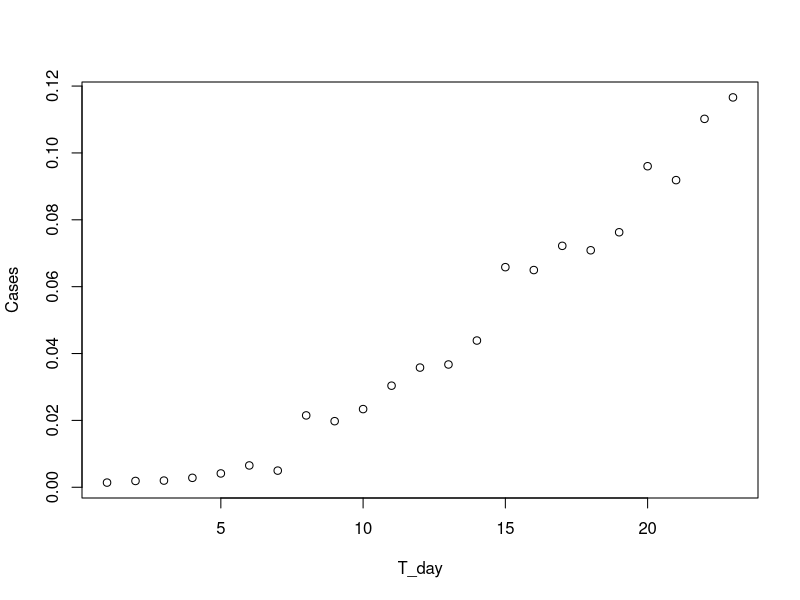
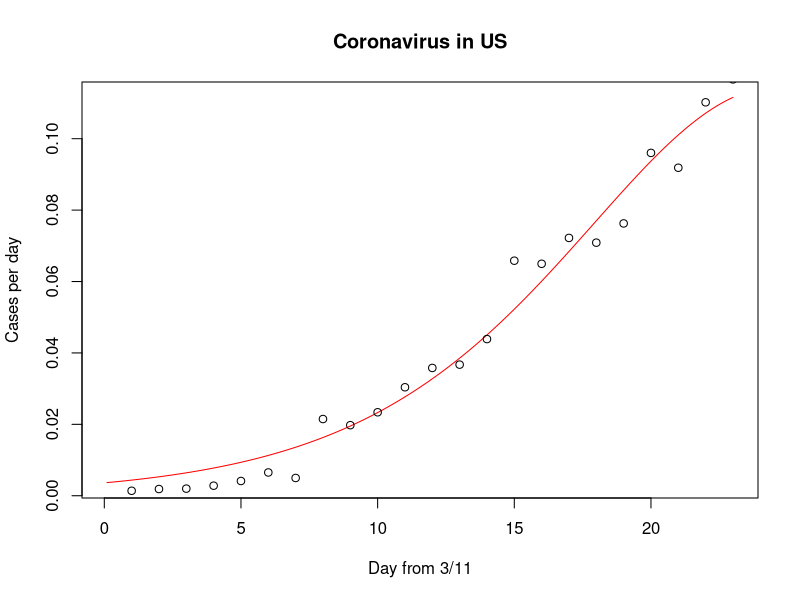
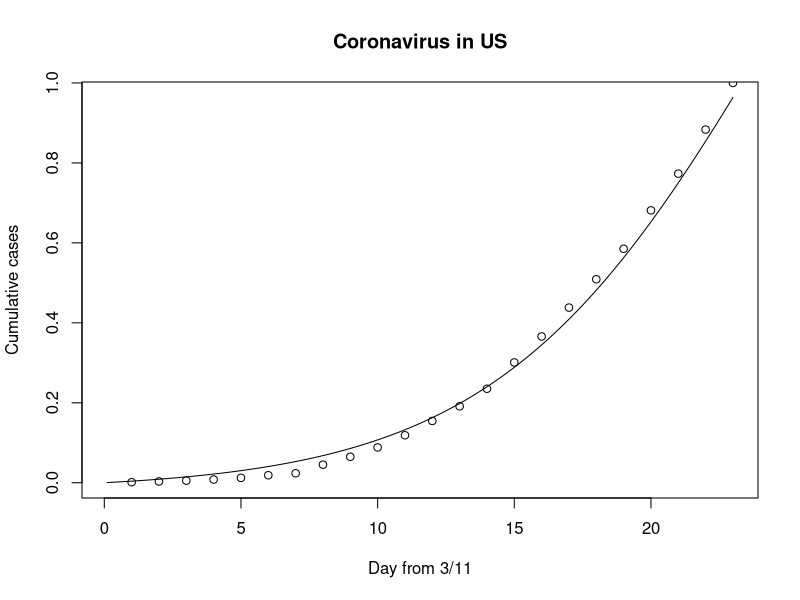
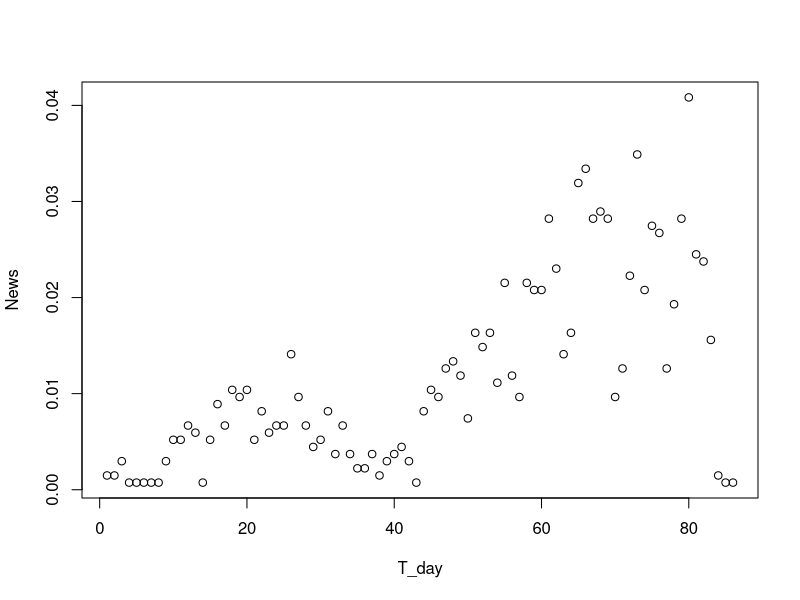
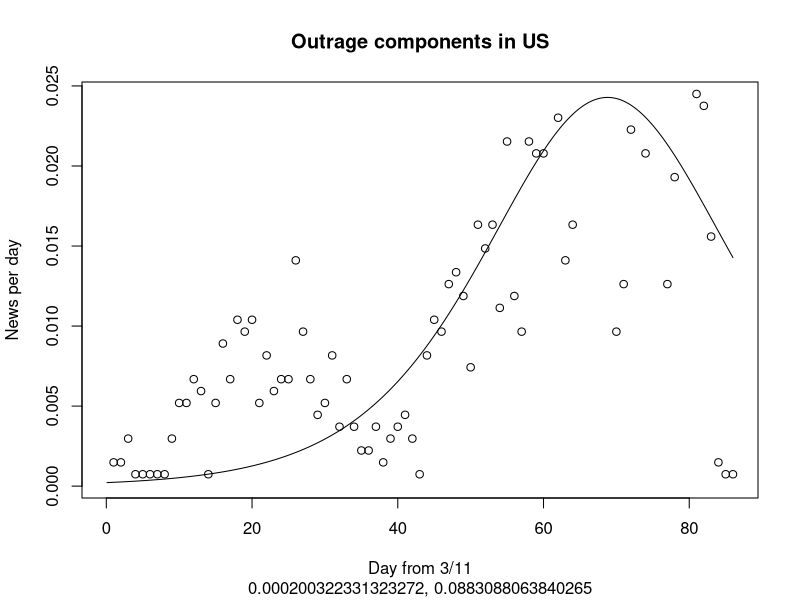
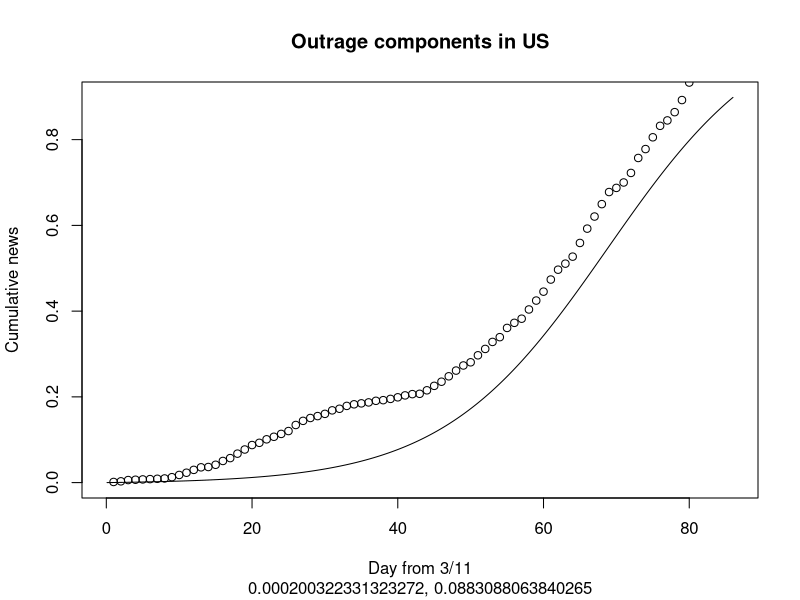

Generate these figures, in order, with R: (Note: this script raises an error after producing the figures.)
## ---- chunk 1
# starts from 3/12
Cases <- c(382, 516, 547, 773, 1133, 1789, 1365, 5894, 5421, 6413, 8334, 9819,
           10073, 12038, 18058, 17821, 19808, 19444, 20922, 26341, 25200, 30227,
           31987, 33267, 28219, 29595, 29556, 32829, 32385, 35098)

Cases <- c(382, 516, 547, 773, 1133, 1789, 1365, 5894, 5421, 6413, 8334, 9819,
           10073, 12038, 18058, 17821, 19808, 19444, 20922, 26341, 25200, 30227,
           31987)

Cases <- Cases / sum(Cases)
N = length(Cases)
T_day <- 1:N
plot(Cases~T_day)
Bass.nls <- nls(
  Cases ~ M * (((P + Q) ^ 2 / P) * exp(-(P + Q) * T_day)) / (1 + (Q / P) * exp(-(P + Q) * T_day)) ^ 2,
  start=list(M=806300, P=0.003, Q=0.38)
)

summary(Bass.nls)

Bcoef <- coef(Bass.nls)
m <- Bcoef[1]
p <- Bcoef[2]
q <- Bcoef[3]
# setting the starting value for M to the recorded total sales.

# simulation
Tdelt <- (1:(N * 10)) / 10
ngete <- exp(-(p + q) * Tdelt)
CBpdf <- m * ((p + q) ^ 2 / p) * ngete / (1 + (q / p) * ngete) ^ 2
# plot pdf
plot(Tdelt, CBpdf, xlab = "Day from 3/11", ylab = "Cases per day", type = "l", main = "Coronavirus in US", col="red")
points(T_day, Cases)


# simulation
CBcdf <- m * (1 - ngete)/(1 + (q / p) * ngete)
# plot cdf
plot(Tdelt, CBcdf, xlab = "Day from 3/11", ylab = "Cumulative cases", type = "l", main = "Coronavirus in US")
points(T_day, cumsum(Cases))


# 20243 news read
# 3071 news got kicked out
# 4729 news are related to coronavirus
# 1347 news may lead to outrage
# starts from 1/6
News <- c(2, 2, 4, 1, 1, 1, 1, 1, 4, 7, 7, 9, 8, 1, 7, 12, 9, 14, 13, 14, 7, 11, 8, 9, 9, 19, 13, 9, 6, 7, 11, 5, 9, 5, 3, 3, 5, 2, 4, 5, 6, 4, 1, 11, 14, 13, 17, 18, 16, 10, 22, 20, 22, 15, 29, 16, 13, 29, 28, 28, 38, 31, 19, 22, 43, 45, 38, 39, 38, 13, 17, 30, 47, 28, 37, 36, 17, 26, 38, 55, 33, 32, 21, 2, 1, 1)

News <- News / sum(News)
N = length(News)
T_day <- 1:N
plot(News ~ T_day)
Bass.nls <- nls(
  News ~ M * (((P + Q) ^ 2 / P) * exp(-(P + Q) * T_day)) / (1 + (Q / P) * exp(-(P + Q) * T_day)) ^ 2,
  #start=list(M=1, P=0.0003, Q=0.38)
  start=list(M=2000, P=0.0003, Q=0.38)
)
summary(Bass.nls)

Bcoef <- coef(Bass.nls)
m <- Bcoef[1]
p <- Bcoef[2]
q <- Bcoef[3]
# setting the starting value for M to the recorded total sales.

# simulation
Tdelt <- (1:(N * 10)) / 10
ngete <- exp(-(p + q) * Tdelt)
Bpdf <- m * ((p + q) ^ 2 / p) * ngete / (1 + (q / p) * ngete) ^ 2
# plot pdf
subtitle = paste(p, q, sep = ", ")
plot(Tdelt, Bpdf, xlab = "Day from 3/11", ylab = "News per day", type = "l", main = "Outrage components in US", sub = subtitle)
points(T_day, News)


# simulation
Bcdf <- m * (1 - ngete)/(1 + (q / p) * ngete)
# plot cdf
plot(Tdelt, Bcdf, xlab = "Day from 3/11", ylab = "Cumulative news", type = "l", main = "Outrage components in US", sub = subtitle)
points(T_day, cumsum(News))



plot(Tdelt, CBpdf, xlab = "Day from 3/11", ylab = "News and cases per day", type = "l", main = "C + B in US")
lines(Tdelt, Bpdf, col='green')
# ---------------------------------------------US---------------------------------------------
## ---- chunk 2
Cases <- c(459, 590, 342, 342, 1, 407, 409, 682, 74, 1298, 1053, 674,
           985, 1438, 1476, 2172, 2933, 2567, 2468, 2673, 3028, 4384,
           4308, 4516, 3788, 5959, 3843, 3670, 5525, 4398, 8733)
#Cases <- Cases / sum(Cases)
N = length(Cases)
T_day <- 1:N
Bass.nls <- nls(
  Cases ~ M * (((P + Q) ^ 2 / P) * exp(-(P + Q) * T_day)) / (1 + (Q / P) * exp(-(P + Q) * T_day)) ^ 2,
  start=list(M=80000, P=0.003, Q=0.038)
)
summary(Bass.nls)

Bcoef <- coef(Bass.nls)
m <- Bcoef[1]
p <- Bcoef[2]
q <- Bcoef[3]
# setting the starting value for M to the recorded total sales.

# simulation
Tdelt <- (1:(N * 10)) / 10
ngete <- exp(-(p + q) * Tdelt)
Bpdf <- m * ((p + q) ^ 2 / p) * ngete / (1 + (q / p) * ngete) ^ 2
# plot pdf
plot(Tdelt, Bpdf, xlab = "Day from 3/10", ylab = "Cases per day", type = "l", main = "Coronavirus in UK")
points(T_day, Cases)


# simulation
Bcdf <- m * (1 - ngete)/(1 + (q / p) * ngete)
# plot cdf
plot(Tdelt, Bcdf, xlab = "Day from 3/10", ylab = "Cumulative cases", type = "l", main = "Coronavirus in UK")
points(T_day, cumsum(Cases))


# 25465 news read
# 5964 news got kicked out
# 9268 news are related to coronavirus
# 2619 news may lead to outrage
# starts from 1/3
News <- c(2, 2, 2, 1, 1, 2, 5, 4, 16, 15, 8, 13, 8, 21, 18, 16, 19, 10, 7, 12, 14, 9, 8, 16, 9, 5, 12, 17, 14, 19, 18, 6, 2, 5, 5, 8, 5, 11, 5, 8, 35, 28, 36, 29, 41, 35, 27, 54, 54, 62, 47, 63, 29, 35, 79, 63, 62, 68, 63, 58, 40, 77, 63, 64, 59, 48, 42, 48, 61, 75, 77, 84, 88, 55, 59, 66, 86, 79, 92, 10)

# from 1/23 + 10
News <- c(18, 6, 2, 5, 5, 8, 5, 11, 5, 8, 35, 28, 36, 29, 41, 35, 27, 54, 54, 62, 47, 63, 29, 35, 79, 63, 62, 68, 63, 58, 40, 77, 63, 64, 59, 48, 42, 48, 61, 75, 77, 84, 88, 55, 59, 66, 86, 79, 92, 10)

# 3/11 ~ 4/3
#News <- c(62, 68, 63, 58, 40, 77, 63, 64, 59, 48, 42, 48, 61, 75, 77, 84, 88, 55, 59, 66, 86, 79, 92, 10)

News <- News / sum(News)
N = length(News)
T_day <- 1:N
Bass.nls <- nls(
  News ~ M * (((P + Q) ^ 2 / P) * exp(-(P + Q) * T_day)) / (1 + (Q / P) * exp(-(P + Q) * T_day)) ^ 2,
  start=list(M=6300, P=0.004, Q=0.08)
)
summary(Bass.nls)

Bcoef <- coef(Bass.nls)
m <- Bcoef[1]
p <- Bcoef[2]
q <- Bcoef[3]
# setting the starting value for M to the recorded total sales.

# simulation
Tdelt <- (1:(N * 10)) / 10
ngete <- exp(-(p + q) * Tdelt)
Bpdf <- m * ((p + q) ^ 2 / p) * ngete / (1 + (q / p) * ngete) ^ 2
# plot pdf
subtitle = paste(p, q, sep = ", ")
plot(Tdelt, Bpdf, xlab = "Day from 3/10", ylab = "News per day", type = "l", main = "Outrage components in UK", sub = subtitle)
points(T_day, News)


# simulation
Bcdf <- m * (1 - ngete)/(1 + (q / p) * ngete)
# plot cdf
plot(Tdelt, Bcdf, xlab = "Day from 3/10", ylab = "Cumulative news", type = "l", main = "Outrage components in UK", sub = subtitle)
points(T_day, cumsum(News))

# ---------------------------------------------UK---------------------------------------------
## ---- chunk 3
Cases <- c(165, 63, 179, 143, 143, 335, 192, 618, 702, 461, 791, 640,
           894, 704, 1118, 1129, 1033, 1724, 1153, 541, 2778, 807,
           1309, 1269, 1513, 1405)
N = length(Cases)
T_day <- 1:N
Bass.nls <- nls(
  Cases ~ M * (((P + Q) ^ 2 / P) * exp(-(P + Q) * T_day)) / (1 + (Q / P) * exp(-(P + Q) * T_day)) ^ 2,
  start=list(M=86300, P=0.003, Q=0.38)
)
summary(Bass.nls)

Bcoef <- coef(Bass.nls)
m <- Bcoef[1]
p <- Bcoef[2]
q <- Bcoef[3]
# setting the starting value for M to the recorded total sales.

# simulation
Tdelt <- (1:(N * 10)) / 10
ngete <- exp(-(p + q) * Tdelt)
Bpdf <- m * ((p + q) ^ 2 / p) * ngete / (1 + (q / p) * ngete) ^ 2
# plot pdf
plot(Tdelt, Bpdf, xlab = "Day from 3/15", ylab = "Cases per day", type = "l", main = "Coronavirus in CA")
points(T_day, Cases)


# simulation
Bcdf <- m * (1 - ngete)/(1 + (q / p) * ngete)
# plot cdf
plot(Tdelt, Bcdf, xlab = "Day from 3/15", ylab = "Cumulative cases", type = "l", main = "Coronavirus in CA")
points(T_day, cumsum(Cases))


# 19619 news read
# 2633 news got kicked out
# 7229 news are related to coronavirus
# 1965 news may lead to outrage
# starts from 1/9
News <- c(1, 1, 2, 28, 24, 30, 28, 37, 18, 18, 29, 21, 25, 26, 21, 18, 16, 7, 34, 11, 26, 15, 10, 10, 19, 17, 12, 22, 13, 9, 12, 10, 15, 9, 3, 8, 7, 27, 24, 17, 18, 37, 14, 21, 25, 33, 26, 50, 28, 30, 14, 29, 25, 30, 30, 26, 20, 21, 49, 33, 38, 56, 47, 15, 24, 49, 49, 43, 30, 34, 18, 22, 51, 40, 30, 36, 24, 12, 15, 18, 21, 27, 3, 15, 9)

#
News <- c(49, 33, 38, 56, 47, 15, 24, 49, 49, 43, 30, 34, 18, 22, 51, 40, 30, 36, 24, 12, 15, 18, 21, 27, 3, 15, 9)
N = length(News)
T_day <- 1:N
plot(News ~ T_day)
Bass.nls <- nls(
  News ~ M * (((P + Q) ^ 2 / P) * exp(-(P + Q) * T_day)) / (1 + (Q / P) * exp(-(P + Q) * T_day)) ^ 2,
  start=list(M=100, P=0.003, Q=-0.0038)
)
summary(Bass.nls)

Bcoef <- coef(Bass.nls)
m <- Bcoef[1]
p <- Bcoef[2]
q <- Bcoef[3]
# setting the starting value for M to the recorded total sales.

# simulation
Tdelt <- (1:(N * 10)) / 10
ngete <- exp(-(p + q) * Tdelt)
Bpdf <- m * ((p + q) ^ 2 / p) * ngete / (1 + (q / p) * ngete) ^ 2
# plot pdf
subtitle = paste(p, q, sep = ", ")
plot(Tdelt, Bpdf, xlab = "Day from 3/15", ylab = "News per day", type = "l", main = "Outrage components in CA", sub = subtitle)
points(T_day, News)


# simulation
Bcdf <- m * (1 - ngete)/(1 + (q / p) * ngete)
# plot cdf
plot(Tdelt, Bcdf, xlab = "Day from 3/15", ylab = "Cumulative news", type = "l", main = "Outrage components in CA", sub = subtitle)
points(T_day, cumsum(News))

# ---------------------------------------------CA---------------------------------------------
## ---- chunk 4
# 3/16
Cases <- c(80, 75, 116, 113, 110, 280, 419, 192, 362, 320, 446, 333, 497,
           344, 377, 198, 303, 254, 214, 220, 137, 110, 98, 115, 98, 107)
Cases <- Cases / sum(Cases)
N = length(Cases)
T_day <- 1:N
Bass.nls <- nls(
  Cases ~ M * (((P + Q) ^ 2 / P) * exp(-(P + Q) * T_day)) / (1 + (Q / P) * exp(-(P + Q) * T_day)) ^ 2,
  start=list(M=10300, P=0.003, Q=0.38)
)
summary(Bass.nls)

Bcoef <- coef(Bass.nls)
m <- Bcoef[1]
p <- Bcoef[2]
q <- Bcoef[3]
# setting the starting value for M to the recorded total sales.

# simulation
Tdelt <- (1:(N * 10)) / 10
ngete <- exp(-(p + q) * Tdelt)
CBpdf <- m * ((p + q) ^ 2 / p) * ngete / (1 + (q / p) * ngete) ^ 2
# plot pdf
plot(Tdelt, CBpdf, xlab = "Day from 3/15", ylab = "Cases per day", type = "l", main = "Coronavirus in AU")
points(T_day, Cases)


# simulation
CBcdf <- m * (1 - ngete)/(1 + (q / p) * ngete)
# plot cdf
plot(Tdelt, CBcdf, xlab = "Day from 3/15", ylab = "Cumulative cases", type = "l", main = "Coronavirus in AU")
points(T_day, cumsum(Cases))


# 29790 news read
# 494 news got kicked out
# 7654 news are related to coronavirus
# 1892 news may lead to outrage
# starts from 1/20
News <- c(1, 5, 3, 5, 5, 4, 8, 10, 11, 6, 13, 13, 12, 7, 13, 14, 16, 13, 12, 4, 5, 10, 21, 17, 16, 8, 8, 7, 7, 5, 8, 9, 3, 6, 11, 15, 17, 34, 23, 16, 12, 19, 39, 39, 37, 42, 39, 15, 23, 36, 46, 46, 39, 51, 24, 33, 45, 65, 62, 55, 44, 29, 24, 60, 65, 61, 64, 42, 40, 32, 42, 33, 40, 30, 31, 19, 3, 15, 11, 9, 5, 5)

# 3/16 ~ 4/10
News <- c(45, 65, 62, 55, 44, 29, 24, 60, 65, 61, 64, 42, 40, 32, 42, 33, 40, 30, 31, 19, 3, 15, 11, 9, 5, 5)
News <- News / sum(News)
N = length(News)
T_day <- 1:N
Bass.nls <- nls(
  News ~ M * (((P + Q) ^ 2 / P) * exp(-(P + Q) * T_day)) / (1 + (Q / P) * exp(-(P + Q) * T_day)) ^ 2,
  start=list(M=10300, P=0.003, Q=0.38)
)
summary(Bass.nls)

Bcoef <- coef(Bass.nls)
m <- Bcoef[1]
p <- Bcoef[2]
q <- Bcoef[3]
# setting the starting value for M to the recorded total sales.

# simulation
Tdelt <- (1:(N * 10)) / 10
ngete <- exp(-(p + q) * Tdelt)
Bpdf <- m * ((p + q) ^ 2 / p) * ngete / (1 + (q / p) * ngete) ^ 2
# plot pdf
subtitle = paste(p, q, sep = ", ")
plot(Tdelt, Bpdf, xlab = "Day from 3/15", ylab = "News per day", type = "l", main = "Outrage components in AU", sub = subtitle)
points(T_day, News)


# simulation
Bcdf <- m * (1 - ngete)/(1 + (q / p) * ngete)
# plot cdf
plot(Tdelt, Bcdf, xlab = "Day from 3/15", ylab = "Cumulative news", type = "l", main = "Outrage components in AU", sub = subtitle)
points(T_day, cumsum(News))



plot(Tdelt, CBpdf, xlab = "Day from 3/15", ylab = "News and cases per day", type = "l", main = "C + B in AU")
lines(Tdelt, Bpdf, col='green')
# ---------------------------------------------AU---------------------------------------------
## ---- chunk 5
# starts from 3/10
Cases <- c(2, 1, 1, 1, 3, 6, 8, 10, 23, 8, 27, 18, 16, 26,
           20, 20, 17, 15, 16, 15, 8, 16, 7, 10, 9, 7, 8, 10, 3, 3, 1, 2)

Cases <- c(2, 1, 1, 1, 3, 6, 8, 10, 23, 8, 27, 18, 16, 26,
           20, 20, 17, 15, 16, 15, 8, 16, 7, 10, 9)
Cases <- Cases / sum(Cases)
N = length(Cases)
T_day <- 1:N
Bass.nls <- nls(
  Cases ~ M * (((P + Q) ^ 2 / P) * exp(-(P + Q) * T_day)) / (1 + (Q / P) * exp(-(P + Q) * T_day)) ^ 2,
  start=list(M=1000, P=0.003, Q=0.38)
)
summary(Bass.nls)

Bcoef <- coef(Bass.nls)
m <- Bcoef[1]
p <- Bcoef[2]
q <- Bcoef[3]
# setting the starting value for M to the recorded total sales.

# simulation
Tdelt <- (1:(N * 10)) / 10
ngete <- exp(-(p + q) * Tdelt)
CBpdf <- m * ((p + q) ^ 2 / p) * ngete / (1 + (q / p) * ngete) ^ 2
# plot pdf
plot(Tdelt, CBpdf, xlab = "Day from 3/09", ylab = "Cases per day", type = "l", main = "Coronavirus in TW")
points(T_day, Cases)


# simulation
CBcdf <- m * (1 - ngete)/(1 + (q / p) * ngete)
# plot cdf
plot(Tdelt, CBcdf, xlab = "Day from 3/09", ylab = "Cumulative cases", type = "l", main = "Coronavirus in TW")
points(T_day, cumsum(Cases))


# 41841 news read
# 281 news got kicked out
# 26143 news are related to coronavirus
# 7541 news may lead to outrage
# starts from 1/1
News <- c(5, 5, 1, 6, 6, 17, 41, 19, 36, 16, 10, 6, 1, 26, 23, 55, 51, 109, 192, 281, 138, 107, 135, 169, 130, 64, 112, 186, 151, 61, 45, 31, 61, 49, 49, 36, 43, 30, 53, 51, 30, 135, 159, 151, 98, 159, 139, 103, 101, 114, 99, 94, 94, 96, 97, 95, 105, 96, 129, 103, 110, 155, 207, 130, 93, 34, 58, 84, 108, 109, 62, 76, 68, 84, 95, 75, 87, 88, 78, 82, 82, 61, 91, 117, 63, 69, 63, 129, 107, 20, 15, 8, 10, 2, 6, 7, 3, 1)

# 3/15 ~ 4/10
News <- c(84, 95, 75, 87, 88, 78, 82, 82, 61, 91, 117, 63, 69, 63, 129, 107, 20, 15, 8, 10, 2, 6, 7, 3, 1)

# 3/10 ~
News <- c(96, 98, 59, 71, 66, 82, 85, 70, 74, 77, 69, 81, 79, 53, 79, 105, 60, 59, 61, 124, 91, 12, 4, 5, 5)
News <- News / sum(News)
N = length(News)
N
T_day <- 1:N
Bass.nls <- nls(
  News ~ M * (((P + Q) ^ 2 / P) * exp(-(P + Q) * T_day)) / (1 + (Q / P) * exp(-(P + Q) * T_day)) ^ 2,
  start=list(M=1000, P=0.003, Q=0.38)
)
summary(Bass.nls)

Bcoef <- coef(Bass.nls)
m <- Bcoef[1]
p <- Bcoef[2]
q <- Bcoef[3]
# setting the starting value for M to the recorded total sales.

# simulation
Tdelt <- (1:(N * 10)) / 10
ngete <- exp(-(p + q) * Tdelt)
Bpdf <- m * ((p + q) ^ 2 / p) * ngete / (1 + (q / p) * ngete) ^ 2
# plot pdf
subtitle = paste(p, q, sep = ", ")
plot(Tdelt, Bpdf, xlab = "Day from 3/9", ylab = "News per day", type = "l", main = "Outrage components in TW", sub = subtitle)
points(T_day, News)

# simulation
Bcdf <- m * (1 - ngete)/(1 + (q / p) * ngete)
# plot cdf
plot(Tdelt, Bcdf, xlab = "Day from 3/9", ylab = "Cumulative news", type = "l", main = "Outrage components in TW", sub = subtitle)
points(T_day, cumsum(News))



plot(Tdelt, CBpdf, xlab = "Day from 3/9", ylab = "News and cases per day", type = "l", main = "C + B in TW")
lines(Tdelt, Bpdf, col='green')
# ---------------------------------------------TW---------------------------------------------
## ---- chunk 6
Cases <- c(95, 277, 486, 669, 802, 2632, 578, 2054, 1661, 2089, 4739, 3086,
           3991, 3733, 3147, 3523, 2704, 3015, 2525, 2032, 373, 15136, 6463,
           2055, 2100, 1921, 1777, 408, 458, 473, 1451, 21, 219, 513, 412, 434,
           328, 428, 576, 204, 125, 125, 151, 153, 80, 53, 37, 103, 164, 11,
           13, 32, 26, 30, 25, 44, 54, 94, 55, 92, 99, 95, 70, 121, 115, 102,
           123, 76, 81, 82, 71, 79, 32, 59, 63, 53, 91, 74, 58)

Cases <- c(95, 277, 486, 669, 802, 2632, 578, 2054, 1661, 2089, 4739, 3086,
           3991, 3733, 3147, 3523, 2704, 3015, 2525, 2032, 373, 15136, 6463,
           2055, 2100, 1921, 1777, 408, 458, 473, 1451, 21, 219, 513, 412, 434,
           328, 428, 576, 204, 125, 125, 151, 153, 80, 53, 37, 103)

Cases <- Cases / sum(Cases)

N = length(Cases)
T_day <- 1:N
Bass.nls <- nls(
  Cases ~ M * (((P + Q) ^ 2 / P) * exp(-(P + Q) * T_day)) / (1 + (Q / P) * exp(-(P + Q) * T_day)) ^ 2,
  start=list(M=86300, P=0.003, Q=0.38)
)
summary(Bass.nls)

Bcoef <- coef(Bass.nls)
m <- Bcoef[1]
p <- Bcoef[2]
q <- Bcoef[3]
# setting the starting value for M to the recorded total sales.

# simulation
Tdelt <- (1:(N * 10)) / 10
ngete <- exp(-(p + q) * Tdelt)
CBpdf <- m * ((p + q) ^ 2 / p) * ngete / (1 + (q / p) * ngete) ^ 2
# plot pdf
plot(Tdelt, CBpdf, xlab = "Day from 1/22", ylab = "Cases per day", type = "l", main = "Coronavirus in CN")
points(T_day, Cases)


# simulation
CBcdf <- m * (1 - ngete)/(1 + (q / p) * ngete)
# plot cdf
plot(Tdelt, CBcdf, xlab = "Day from 1/22", ylab = "Cumulative cases", type = "l", main = "Coronavirus in CN")
points(T_day, cumsum(Cases))


# row_count 48437
# 21079 news are related to coronavirus
# 6166 news may lead to outrage
# starts from 1/5
News <- c(4, 6, 1, 1, 15, 1, 19, 2, 4, 2, 4, 3, 10, 8, 16, 62, 74, 103, 108, 80, 94, 107, 94, 149, 134, 132, 131, 114, 140, 162, 155, 155, 152, 125, 147, 148, 148, 143, 128, 163, 146, 121, 118, 132, 115, 112, 123, 180, 119, 104, 86, 134, 124, 125, 119, 93, 146, 116, 101, 115, 132, 117, 80, 84, 80)
News <- c(103, 108, 80, 94, 107, 94, 149, 134, 132, 131, 114, 140, 162, 155, 155, 152, 125, 147, 148, 148, 143, 128, 163, 146, 121, 118, 132, 115, 112, 123, 180, 119, 104, 86, 134, 124, 125, 119, 93, 146, 116, 101, 115, 132, 117, 80, 84, 80)
News <- News / sum(News)
N = length(News)
T_day <- 1:N
Bass.nls <- nls(
  News ~ M * (((P + Q) ^ 2 / P) * exp(-(P + Q) * T_day)) / (1 + (Q / P) * exp(-(P + Q) * T_day)) ^ 2,
  start=list(M=6300, P=0.003, Q=0.38)
)
summary(Bass.nls)

Bcoef <- coef(Bass.nls)
m <- Bcoef[1]
p <- Bcoef[2]
q <- Bcoef[3]
# setting the starting value for M to the recorded total sales.

# simulation
Tdelt <- (1:(N * 10)) / 10
ngete <- exp(-(p + q) * Tdelt)
Bpdf <- m * ((p + q) ^ 2 / p) * ngete / (1 + (q / p) * ngete) ^ 2
# plot pdf
subtitle = paste(p, q, sep = ", ")
plot(Tdelt, Bpdf, xlab = "Day from 1/22", ylab = "News per day", type = "l", main = "Outrage components in CN", sub = subtitle)
points(T_day, News)
lines(Tdelt, CBpdf, col='green')


# simulation
Bcdf <- m * (1 - ngete)/(1 + (q / p) * ngete)
# plot cdf
plot(Tdelt, Bcdf, xlab = "Day from 1/22", ylab = "Cumulative news", type = "l", main = "Outrage components in CN", sub = subtitle)
points(T_day, cumsum(News))


plot(Tdelt, CBpdf, xlab = "Day from 1/22", ylab = "Cases per day", type = "l", main = "Coronavirus in CN", col='green')
lines(Tdelt, Bpdf, col='red')
